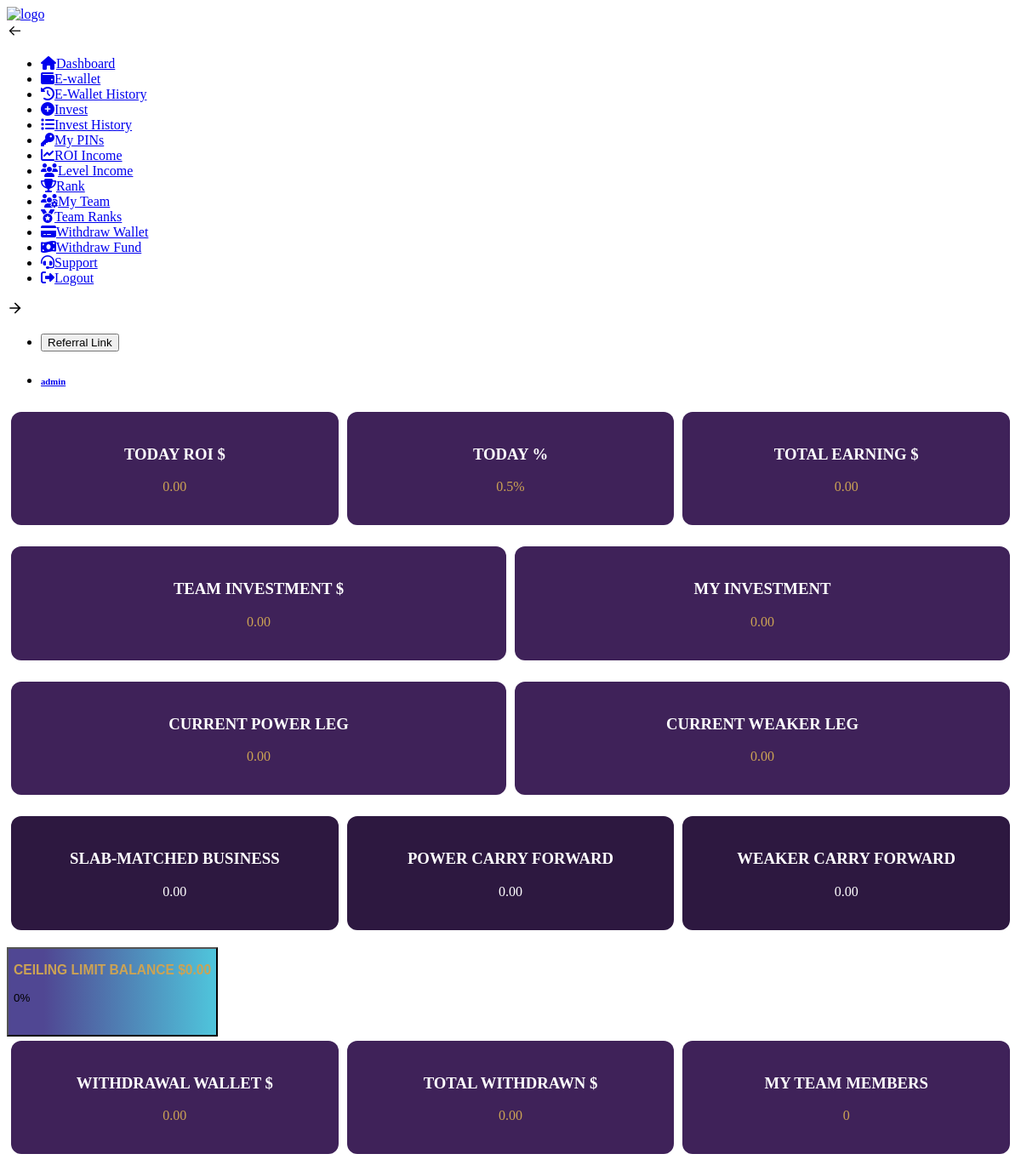
/dashboard.php (signed in), run on the app's committed database.
### tables this page shows
CREATE TABLE IF NOT EXISTS `users` (
  `id` INT AUTO_INCREMENT PRIMARY KEY,
  `username` VARCHAR(50) UNIQUE NOT NULL,
  `full_name` VARCHAR(100) DEFAULT NULL,
  `phone` VARCHAR(20) DEFAULT NULL,
  `address` TEXT DEFAULT NULL,
  `post_office_number` VARCHAR(20) DEFAULT NULL,
  `state` VARCHAR(100) DEFAULT NULL,
  `country` VARCHAR(100) DEFAULT NULL,
  `email` VARCHAR(100) UNIQUE NOT NULL,
  `password` VARCHAR(255) NOT NULL,
  `sponsor_id` INT DEFAULT NULL,
  `placement_id` INT DEFAULT NULL,
  `position` ENUM('left', 'right') DEFAULT NULL,
  `rank_id` INT DEFAULT 0,
  `total_investment` DECIMAL(15, 2) DEFAULT 0.00,
  `left_leg_business` DECIMAL(15, 2) DEFAULT 0.00,
  `right_leg_business` DECIMAL(15, 2) DEFAULT 0.00,
  `rank_income_days` INT DEFAULT 0,
  `status` ENUM('active', 'inactive', 'suspended') DEFAULT 'active',
  `created_at` TIMESTAMP DEFAULT CURRENT_TIMESTAMP,
  FOREIGN KEY (`sponsor_id`) REFERENCES `users`(`id`),
  FOREIGN KEY (`placement_id`) REFERENCES `users`(`id`)
);

### includes/db.php (called while the page is built)
<?php
class Database {
    private static $instance = null;
    private $connection;
    private function __construct() {
        $config = require __DIR__ . '/config.php';
        $db = $config['db'];
        try {
            $dsn = "mysql:host={$db['host']};dbname={$db['name']};charset=utf8mb4";
            $this->connection = new PDO($dsn, $db['user'], $db['pass'], [
                PDO::ATTR_ERRMODE => PDO::ERRMODE_EXCEPTION,
                PDO::ATTR_DEFAULT_FETCH_MODE => PDO::FETCH_ASSOC,
                PDO::ATTR_EMULATE_PREPARES => false,
            ]);
            $this->connection->exec("CREATE TABLE IF NOT EXISTS `matching_schedules` (
                `id` INT AUTO_INCREMENT PRIMARY KEY,
                `user_id` INT NOT NULL,
                `slab_amount` DECIMAL(15, 2) NOT NULL,
                `daily_income` DECIMAL(15, 2) NOT NULL,
                `days_passed` INT DEFAULT 0,
                `max_days` INT DEFAULT 100,
                `status` ENUM('active', 'completed') DEFAULT 'active',
                `created_at` TIMESTAMP DEFAULT CURRENT_TIMESTAMP,
                FOREIGN KEY (`user_id`) REFERENCES `users`(`id`)
            ) ENGINE=InnoDB DEFAULT CHARSET=utf8mb4 COLLATE=utf8mb4_unicode_ci");
        } catch (PDOException $e) {
            die("Connection failed: " . $e->getMessage());
        }
    }
    public static function getInstance() {
        if (self::$instance === null) {
            self::$instance = new self();
        }
        return self::$instance;
    }
    public function getConnection() {
        return $this->connection;
    }
}

### includes/engine.php (called while the page is built, shortened)
<?php
require_once __DIR__ . '/db.php';
class MLMEngine {
    private $db;
    public function __construct() {
        $this->db = Database::getInstance()->getConnection();
    }
    public function getLegsBusiness($userId) {
        $stmt = $this->db->prepare("
            SELECT u.id, u.username,
                   (u.total_investment + COALESCE((
                       SELECT SUM(downline.total_investment)
                       FROM genealogy g
                       JOIN users downline ON g.user_id = downline.id
                       WHERE g.parent_id = u.id
                   ), 0)) as total_leg_business
            FROM users u
            WHERE u.sponsor_id = ?
        ");
        $stmt->execute([$userId]);
        $legs = $stmt->fetchAll(PDO::FETCH_ASSOC);
        if (empty($legs)) {
            return [
                'power_leg' => 0.00,
                'matching_leg' => 0.00,
                'matched_business' => 0.00,
                'power_carry_forward' => 0.00,
                'rest_carry_forward' => 0.00,
                'slab_breakdown' => []
            ];
        }
        $volumes = array_column($legs, 'total_leg_business');
        $powerLegRaw = max($volumes);
        $totalVolume = array_sum($volumes);
        $restLegRaw = $totalVolume - $powerLegRaw;
        $vPower = $powerLegRaw;
        $vRest = $restLegRaw;
        $totalMatched = 0.00;
        $slabBreakdown = [];
        return [
            'power_leg' => (float)$powerLegRaw,
            'matching_leg' => (float)$restLegRaw,
            'matched_business' => (float)$totalMatched,
            'power_carry_forward' => (float)$vPower,
            'rest_carry_forward' => (float)$vRest,
            'slab_breakdown' => $slabBreakdown
        ];
    }
}

### dashboard.php (the view, shortened to what this page needs)
<?php
require_once __DIR__ . '/includes/engine.php';
$db = Database::getInstance()->getConnection();
$userId = $_SESSION['user_id'];
$stmt = $db->prepare("SELECT * FROM users WHERE id = ?");
$stmt->execute([$userId]);
$user = $stmt->fetch();
$stmt = $db->prepare("SELECT
    (SELECT COALESCE(SUM(amount), 0) FROM transactions WHERE user_id = ? AND type = 'ROI' AND DATE(created_at) = CURDATE()) as today_roi,
    (SELECT COALESCE(SUM(amount), 0) FROM transactions WHERE user_id = ? AND type IN ('ROI', 'LEVEL_INCOME', 'RANK_INCOME')) as total_earning,
    (SELECT COALESCE(SUM(net_amount), 0) FROM transactions WHERE user_id = ?) as wallet_balance,
    (SELECT COALESCE(SUM(amount), 0) FROM transactions WHERE user_id = ? AND type = 'WITHDRAWAL') as total_withdrawn
");
$stmt->execute([$userId, $userId, $userId, $userId]);
$stats = $stmt->fetch();
$stmt = $db->prepare("SELECT COUNT(*) as team_count FROM genealogy WHERE parent_id = ?");
$stmt->execute([$userId]);
$team = $stmt->fetch();
$stmt = $db->prepare("SELECT SUM(total_investment) as team_investment FROM users u JOIN genealogy g ON u.id = g.user_id WHERE g.parent_id = ?");
$stmt->execute([$userId]);
$team_inv = $stmt->fetch();
$config = require __DIR__ . '/includes/config.php';
$maxCap = $user['total_investment'] * $config['id_cap_multiplier'];
$ceilingBalance = max(0, $maxCap - $stats['total_earning']);
$progressPercent = ($maxCap > 0) ? min(100, ($stats['total_earning'] / $maxCap) * 100) : 0;
$engine = new MLMEngine();
$legStats = $engine->getLegsBusiness($userId);
include __DIR__ . '/includes/header.php';
?>
<div class="container-fluid content-inner dashboard-inner pb-5 p-3">
    <div class="row p-0">
        <div class="account-overview">
            <div class="overview-row">
                <div class="overview-box">
                    <h3>TODAY ROI $</h3>
                    <p class="text-primary mt-2"><?php echo number_format($stats['today_roi'], 2); ?></p>
                </div>
                <div class="overview-box">
                    <h3>TODAY %</h3>
                    <p class="text-primary mt-2">0.5%</p>
                </div>
                <div class="overview-box">
                    <h3>TOTAL EARNING $</h3>
                    <p class="text-primary mt-2"><?php echo number_format($stats['total_earning'], 2); ?></p>
                </div>
            </div>
            <div class="overview-row">
                <div class="overview-box">
                    <h3>TEAM INVESTMENT $</h3>
                    <p class="text-primary mt-2"><?php echo number_format($team_inv['team_investment'] ?? 0, 2); ?></p>
                </div>
                <div class="overview-box">
                    <h3>MY INVESTMENT</h3>
                    <p class="text-primary mt-2"><?php echo number_format($user['total_investment'], 2); ?></p>
                </div>
            </div>
            <div class="overview-row">
                <div class="overview-box">
                    <h3 class="text-upercase">CURRENT POWER LEG</h3>
                    <p class="text-primary mt-2"><?php echo number_format($legStats['power_leg'], 2); ?></p>
                </div>
                <div class="overview-box">
                    <h3 class="text-upercase">CURRENT WEAKER LEG</h3>
                    <p class="text-primary mt-2"><?php echo number_format($legStats['matching_leg'], 2); ?></p>
                </div>
            </div>
            <div class="overview-row">
                <div class="overview-box" style="background-color: #2d1840;">
                    <h3 class="text-upercase">SLAB-MATCHED BUSINESS</h3>
                    <p class="text-success mt-2 fw-bold"><?php echo number_format($legStats['matched_business'], 2); ?></p>
                </div>
                <div class="overview-box" style="background-color: #2d1840;">
                    <h3 class="text-upercase">POWER CARRY FORWARD</h3>
                    <p class="text-warning mt-2 fw-bold"><?php echo number_format($legStats['power_carry_forward'], 2); ?></p>
                </div>
                <div class="overview-box" style="background-color: #2d1840;">
                    <h3 class="text-upercase">WEAKER CARRY FORWARD</h3>
                    <p class="text-warning mt-2 fw-bold"><?php echo number_format($legStats['rest_carry_forward'], 2); ?></p>
                </div>
            </div>
        </div>
    </div>
    <div class="container-fluid">
        <button type="button" class="btn btn-secondary w-100 mb-2 text-uppercase" style="background: linear-gradient(90deg, rgb(80 71 147) 17%, rgb(79 194 218) 98%);">
            <h3 class="text-center pt-5 pb-5 mb-3 text-uppercase" style="color: #cca354 !important;">CEILING LIMIT BALANCE $<?php echo number_format($ceilingBalance, 2); ?></h3>
            <div class="progress" style="height: 50px">
                <div class="progress-bar text-bg-success" style="width: <?php echo $progressPercent; ?>%"><?php echo round($progressPercent); ?>%</div>
            </div>
        </button>
    </div>
    <div class="row p-0 mt-4">
        <div class="account-overview">
            <div class="overview-row">
                <div class="overview-box">
                    <h3>WITHDRAWAL WALLET $</h3>
                    <p class="text-primary mt-2"><?php echo number_format($stats['wallet_balance'], 2); ?></p>
                </div>
                <div class="overview-box">
                    <h3>TOTAL WITHDRAWN $</h3>
                    <p class="text-primary mt-2"><?php echo number_format($stats['total_withdrawn'], 2); ?></p>
                </div>
                <div class="overview-box">
                    <h3>MY TEAM MEMBERS</h3>
                    <p class="text-primary mt-2"><?php echo $team['team_count']; ?></p>
                </div>
            </div>
        </div>
    </div>
</div>
<?php include __DIR__ . '/includes/footer.php'; ?>

### includes/header.php (shortened to what this page needs)
<!doctype html>
<html lang="en" data-bs-theme="light">
<head>
  <link rel="stylesheet" href="https://optimusinfinity.com/assets/css/core/libs.min.css">
  <link rel="stylesheet" href="https://optimusinfinity.com/assets/css/coinex.min.css?v=4.1.0">
  <link rel="stylesheet" href="https://optimusinfinity.com/assets/css/custom.min.css?v=4.1.0">
  <link rel="stylesheet" href="https://optimusinfinity.com/assets/css/customized.css">
  <link rel="stylesheet" href="https://cdnjs.cloudflare.com/ajax/libs/font-awesome/6.4.0/css/all.min.css">
</head>
<body class=" ">
  <?php include __DIR__ . '/sidebar.php'; ?>
  <main class="main-content">
    <div class="position-relative">
      <nav class="nav navbar navbar-expand-lg navbar-light iq-navbar" style="background:#ffffff;">
        <div class="container-fluid navbar-inner">
          <div class="sidebar-toggle" data-toggle="sidebar" data-active="true">
            <i class="icon">
              <svg width="20px" height="20px" viewBox="0 0 24 24">
                <path fill="currentColor" d="M4,11V13H16L10.5,18.5L11.92,19.92L19.84,12L11.92,4.08L10.5,5.5L16,11H4Z"></path>
              </svg>
            </i>
          </div>
          <div class="collapse navbar-collapse" id="navbarSupportedContent">
            <ul class="navbar-nav ms-auto navbar-list mb-2 mb-lg-0 align-items-center">
              <li class="nav-item">
                <button type="button" id="copy_btn" class="text-white btn btn-sm me-2 btn-primary">
                  Referral Link
                </button>
              </li>
              <li class="nav-item dropdown">
                <a class="nav-link py-0 d-flex align-items-center" href="#" id="navbarDropdown" role="button" data-bs-toggle="dropdown">
                  <div class="caption ms-3">
                    <h6 class="mb-0 caption-title"><?php echo htmlspecialchars($user['username'] ?? 'User'); ?></h6>
                  </div>
                </a>
              </li>
            </ul>
          </div>
        </div>
      </nav>
    </div>

### includes/header.php (style rules this page uses)
body { background: #fff; }
.text-primary { color: #cca354 !important; }
.overview-box { background: #3f2259; color: #fff; padding: 20px; border-radius: 12px; text-align: center; flex: 1; margin: 5px; }
.overview-row { display: flex; justify-content: space-between; margin-bottom: 15px; }

### data on the page
users: username "admin", total_investment "0.00", total_investment "0"

### other printed values
$stats['today_roi'] "0.00"
$stats['total_earning'] "0.00"
$team_inv['team_investment'] "0.00"
$legStats['power_leg'] "0.00"
$legStats['matching_leg'] "0.00"
$legStats['matched_business'] "0.00"
$legStats['power_carry_forward'] "0.00"
$legStats['rest_carry_forward'] "0.00"
$stats['wallet_balance'] "0.00"
$stats['total_withdrawn'] "0.00"
$team['team_count'] "0"
